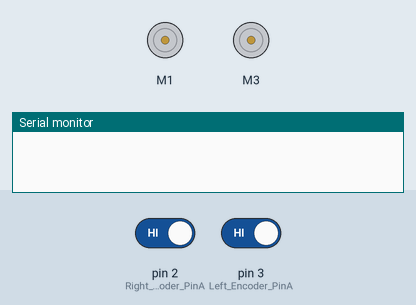
This sketch was run on a simulated Arduino Uno, built with avr-gcc and run on an emulated ATmega328P. Parts: 2 × DC motor (green arrow = forward, orange = backward, longer = faster), the last lines printed to the serial monitor. The test bench sets the inputs (shaded band); at power-on: pin 2 (Right_Encoder_PinA) HIGH, pin 3 (Left_Encoder_PinA) HIGH.

Above: at 0.1 s.
At 5.1 s:
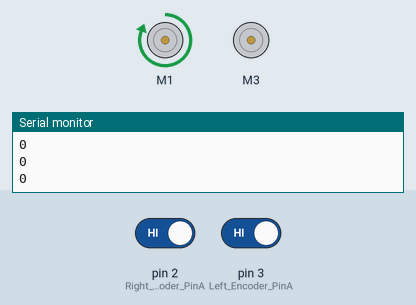
Timing chart, 0 to 6.6 s (numbered marks = the images above):
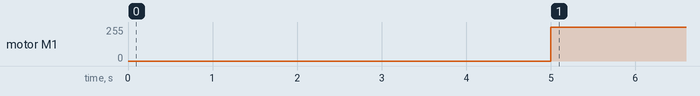

The sketch:

03_Linear_Control_for_graph.ino
```cpp
#include "ros_mm.h"
#include <Wire.h>
#include <Adafruit_MotorShield.h>

/* ----------------------------ADAFRUIT MOTOR SHIELD------------------- */
// Create the motor shield object with the default I2C address
// Select which 'port' M1, M2, M3 or M4.

Adafruit_MotorShield AFMS = Adafruit_MotorShield();
Adafruit_DCMotor *RightMotor = AFMS.getMotor(1);
Adafruit_DCMotor *LeftMotor = AFMS.getMotor(3);
/*----------------------------------------------------------------------*/

// Left encoder
#define Left_Encoder_PinA 3
#define Left_Encoder_PinB 8
volatile long Left_Encoder_Ticks = 0;
volatile bool LeftEncoderBSet;

//Right Encoder
#define Right_Encoder_PinA 2
#define Right_Encoder_PinB 7
volatile long Right_Encoder_Ticks = 0;
volatile bool RightEncoderBSet;
/*-----------------------------------------------------------------------*/
//int count_1;
int count_1 = Right_Encoder_Ticks;
int count_2;
int Error;
float Kp = 0.535;
int Speed;
int target = 1000;

void setup() {
  setup_motor_driver();
  setup_serial();

  RightMotor->run(FORWARD);
}
int timer_ = 0;

void loop() {

  delay(5000);
  while(timer_<2000)
  {
    count_2 = Right_Encoder_Ticks;
    Error = target - count_2;


    if( Error > 0 )      {/* pwm and forward direction */
      Speed = Kp * Error;
      if( Speed > 255) { Speed = 255;}
      RightMotor->setSpeed(Speed);
      RightMotor->run(FORWARD);
    }
    else if( Error < 0 )   {/* pwm and backward direction */
      Speed = -Kp * Error;
      if( Speed > 255) { Speed = 255;}
      RightMotor->setSpeed(Speed);
      RightMotor->run(BACKWARD);
    }
   else { /* stop the motor */RightMotor->run(RELEASE);}

    Serial.println(Right_Encoder_Ticks);
    delay(10);
    timer_ += 10;
  }


}
```

Serial.ino
```cpp
void setup_serial(){
  Serial.begin(9600);
}
```

motor_n_encoder.ino
```cpp
 void setup_motor_driver(){
  AFMS.begin();

  setup_encoder();

  RightMotor->setSpeed(0);
  LeftMotor->setSpeed(0);
  RightMotor->run(FORWARD);
  RightMotor->run(RELEASE);
  LeftMotor->run(FORWARD);
  LeftMotor->run(RELEASE);
 }


void setup_encoder()
{
  // Quadrature encoders
  // Left encoder
  pinMode(Left_Encoder_PinA, INPUT_PULLUP);      // sets pin A as input
  pinMode(Left_Encoder_PinB, INPUT_PULLUP);      // sets pin B as input
  digitalWrite(Left_Encoder_PinA, HIGH);                // turn on pullup resistor
  digitalWrite(Left_Encoder_PinB, HIGH);
  //Attaching interrupt in Left_Enc_PinA.
  attachInterrupt(digitalPinToInterrupt(Left_Encoder_PinA), do_Left_Encoder, RISING);


  // Right encoder
  pinMode(Right_Encoder_PinA, INPUT_PULLUP);      // sets pin A as input
  pinMode(Right_Encoder_PinB, INPUT_PULLUP);      // sets pin B as input
  digitalWrite(Right_Encoder_PinA, HIGH);                // turn on pullup resistor
  digitalWrite(Right_Encoder_PinB, HIGH);
  //Attaching interrupt in Right_Enc_PinA.
  attachInterrupt(digitalPinToInterrupt(Right_Encoder_PinA), do_Right_Encoder, RISING);

}


//do_Left_Encoder() Definitions
void do_Left_Encoder()
{
   // Test transition; since the interrupt will only fire on 'rising' we don't need to read pin A
  LeftEncoderBSet = digitalRead(Left_Encoder_PinB);   // read the input pin
  Left_Encoder_Ticks -= LeftEncoderBSet ? -1 : +1;

}


//do_Right_Encoder() Definitions
void do_Right_Encoder()
{

  RightEncoderBSet = digitalRead(Right_Encoder_PinB);   // read the input pin
  Right_Encoder_Ticks += RightEncoderBSet ? -1 : +1;

}
```

ros_mm.h
```cpp
#ifndef ROS_MM_H
#define ROS_MM_H

#define encoder_pulse   11      // original 13
#define gear_ratio      30      // original 120
#define wheel_diameter  0.069   // same
#define wheel_width     0.027   // same not use in program
#define track_width     0.236   // original 0.276
#define MAX_RPM         320     // original 58
#define pi              3.1415926
#define two_pi          6.2831853
#endif
```

Measured:
- by itself, motor M1: stopped → forward 255/255 at 5.0 s
